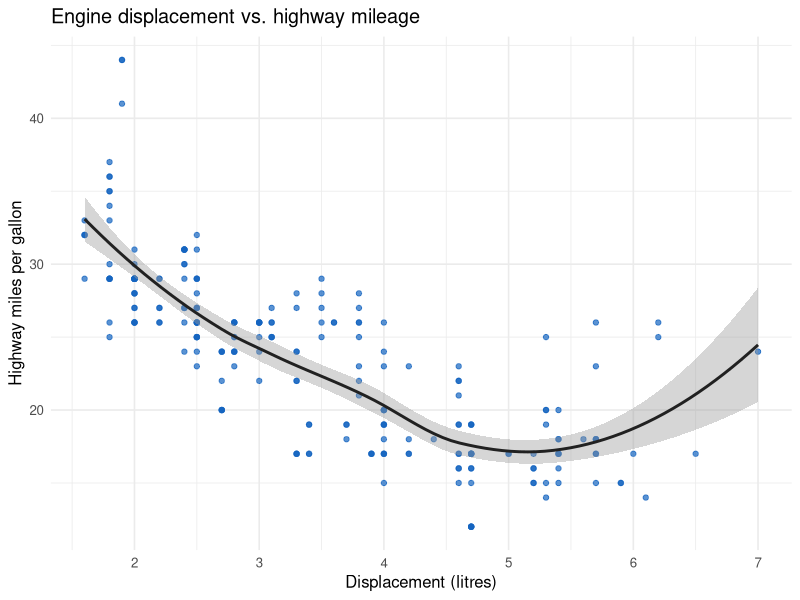

R code for this plot:
## ---- chunk 1
knitr::opts_chunk$set(
  collapse = TRUE,
  comment = "#>",
  fig.width = 7,
  fig.height = 4.5,
  dpi = 96,
  warning = FALSE,
  message = FALSE
)
has_ggplot2 <- requireNamespace("ggplot2", quietly = TRUE)
## ---- chunk 2
fib <- function(n) {
  if (n < 2) return(n)
  fib(n - 1) + fib(n - 2)
}
vapply(0:10, fib, numeric(1))
## ---- chunk 3
knitr::kable(
  head(mtcars[, 1:6]),
  caption = "The first rows of mtcars."
)
## ---- chunk 4
library(ggplot2)
ggplot(mpg, aes(displ, hwy)) +
  geom_point(colour = "#1565c0", alpha = 0.7) +
  geom_smooth(method = "loess", formula = y ~ x, colour = "#212121") +
  labs(
    title = "Engine displacement vs. highway mileage",
    x = "Displacement (litres)", y = "Highway miles per gallon"
  ) +
  theme_minimal(base_size = 12)
